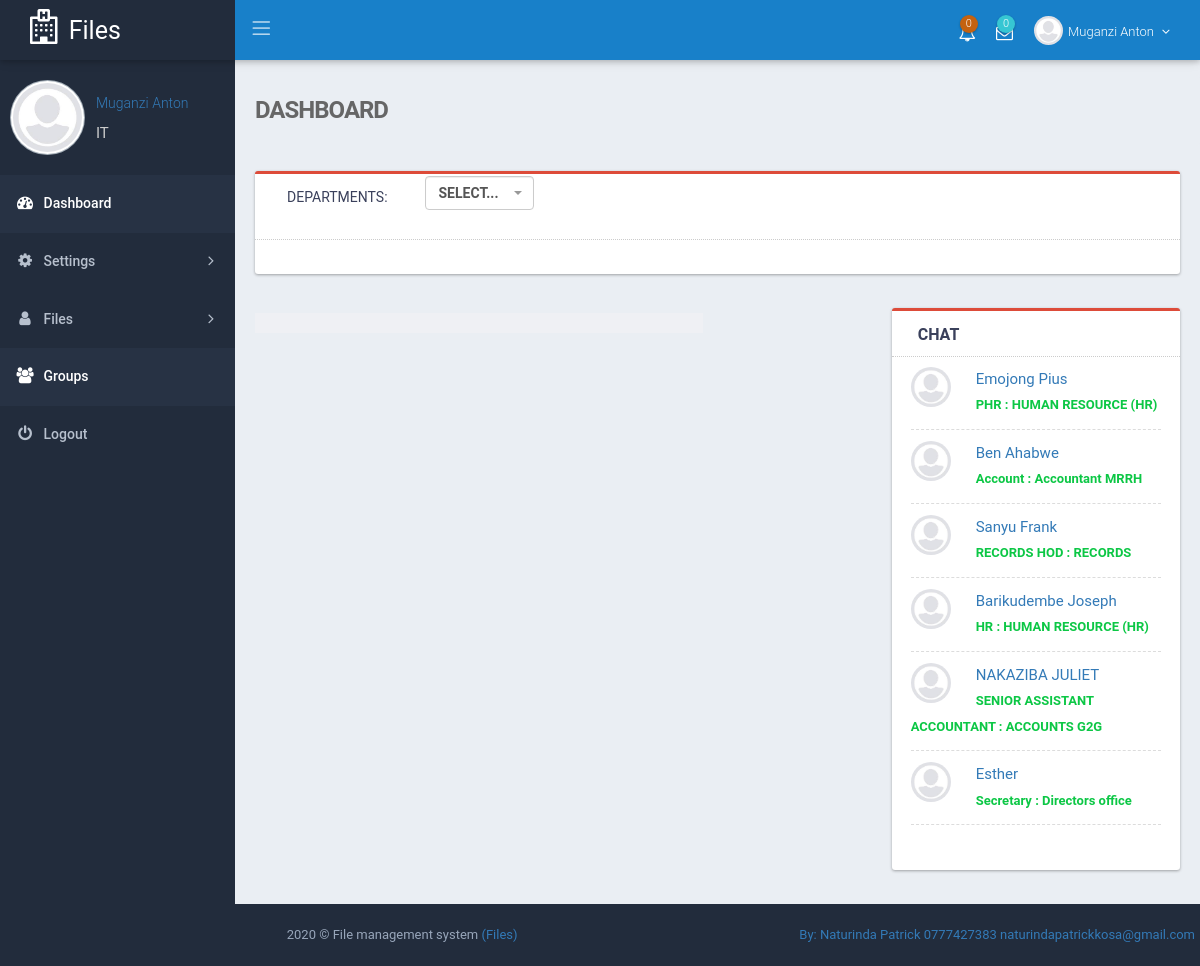
Screenshot of /index.php?page=dashboard (signed in) with the database file from the repository.
### tables this page shows
CREATE TABLE IF NOT EXISTS `staff` (
  `staff_id` int(11) NOT NULL AUTO_INCREMENT,
  `department_id` int(11) DEFAULT NULL,
  `name` text DEFAULT NULL,
  `staff_title` text DEFAULT NULL,
  `user_name` text DEFAULT NULL,
  `password` text DEFAULT NULL,
  `Status` int(11) DEFAULT 1,
  `user_type` text DEFAULT NULL,
  PRIMARY KEY (`staff_id`)
);

### classes/DB.php (called while the page is built, shortened)
<?php
class DB {
    private static $_instance = null;
    private $_pdo,
            $_query,
            $_error = false,
            $_result,
            $_options,
            $_dropQuery,
            $_columnName,
            $_ipNumber = null,
            $_count = 0,
            $_ugxAmount,
            $_grade, $_comment;
    private function __construct() {
        try {
            $this->_pdo = new PDO('mysql:host=' . Config::get('mysql/host') . ';dbname=' . Config::get('mysql/db'), Config::get('mysql/username'), Config::get('mysql/password'));
        } catch (PDOException $exc) {
            die($exc->getMessage());
        }
    }
    public static function getInstance() {
        if (!isset(self::$_instance)) {
            self::$_instance = new DB();
        }
        return self::$_instance;
    }
    public function query($sql, $params = array()) {
        if ($this->_query = $this->_pdo->prepare($sql)) {
            if ($this->_query->execute()) {
                $this->_result = $this->_query->fetchAll(PDO::FETCH_OBJ);
                $this->_count = $this->_query->rowCount();
            } else {
                print_r($this->_query->errorInfo());
                $this->_error = true;
            }
        }
        return $this;
    }
    public function results() {
        return $this->_result;
    }
    public function count() {
        return $this->_count;
    }
    public function checkRows($sql) {
        $this->_query = $this->query($sql);
        if ($this->count() > 0) {
            return TRUE;
        } else {
            return FALSE;
        }
    }
    public function querySample($sql) {
        if ($this->_query = $this->_pdo->prepare($sql)) {
            if ($this->_query->execute()) {
                $this->_result = $this->_query->fetchAll(PDO::FETCH_OBJ);
                $this->_count = $this->_query->rowCount();
            } else {
                print_r($this->_query->errorInfo());
                $this->_error = true;
            }
        }
        return $this->_result;
    }
    public function displayTableColumnValue($sql, $tbl_col_name) {
        $this->_columnName = "";
        $this->_query = $this->query($sql);
        foreach ($this->_query->results() as $result) {
            $this->_columnName = $result->$tbl_col_name;
        }
        return $this->_columnName;
    }
}
?>

### core/init.php (called while the page is built, shortened)
<?php
spl_autoload_register(function($class) {
    if (file_exists('classes/' . $class . '.php')) {
        return TRUE;
    }
    return FALSE;
});
?>

### classes/Config.php (called while the page is built)
<?php
class Config{
    public static function get($path=null){
        if($path){
            $config=$GLOBALS['config'];
            $path =  explode('/', $path);
            foreach ($path as $bit)
            {
                if(isset($config[$bit]))
                {
                    $config=$config[$bit];
                }
            }
            return $config;
        }
        return false;
    }
}
?>

### pages/dashboard.php (the view, shortened to what this page needs)
<!DOCTYPE html>
<html lang="en">
    <head>
        <?php include_once 'includes/header_css.php'; ?>
    </head>
    <body class="page-header-fixed sidemenu-closed-hidelogo page-content-white page-md header-blue" onload="notification();" >
        <div class="page-wrapper">
            <?php include_once 'includes/header_menu.php'; ?>
            <div class="page-container">
                <?php
                include_once 'includes/side_menu.php';
                ?>
                <div class="page-content-wrapper">
                    <div class="page-content">
                        <div class="page-bar">
                            <div class="page-title-breadcrumb">
                                <div class=" pull-left">
                                    <div class="page-title">Dashboard</div>
                                </div>
                            </div>
                        </div>
                        <?php
                        $hiddenclass = "hidden";
                        if ((isset($_SESSION['user_type']) && $_SESSION['user_type'] != "Admin") && !isset($_SESSION['immergencepassword'])) {
                            $hiddenclass = "hidden";
                        } else {
                            $hiddenclass = "";
                        }
                        ?>
                        <div id="printable">
                            <div class="row">
                                <div class="col-md-12 ">
                                    <div class="card card-topline-red <?php echo $hiddenclass ?>">
                                        <div class="card-head">
                                            <div class="form-group col-md-4">
                                                <label class="control-label col-md-6">Departments:</label>
                                                <div class="col-md-6">
                                                        <?php
                                                        $departmentList = DB::getInstance()->querySample("SELECT * FROM department WHERE Status=1");
                                                        ?>
                                                </div>
                                            </div>
                                        </div>
                                        <div class="card-body " id="chartjs_polar_parent">
                                        </div>
                                    </div>
                                </div>
                            </div>
                            <div class="row">
                                <div class="col-sm-6 col-sm-12" >
                                    <div class="chat-txt-form ">
                                    </div>
                                </div>
                                <?php
                                $staff_idd = $_SESSION['staff_id'];
                                $queryStaff = 'SELECT * FROM staff WHERE Status=1 and staff_id!="' . $staff_idd . '" ORDER BY staff_id desc ' . $limit;
                                if (DB::getInstance()->checkRows($queryStaff)) {
                                    ?>
                                    <div class="col-md-4 col-sm-12 pull-right">
                                        <div class="card  card-topline-red">
                                            <div class="card-head">
                                                <header>Chat</header>
                                            </div>
                                            <div id="divtoreload" class="card-body no-padding height-9">
                                                <div class="row">
                                                    <ul class="docListWindow">
                                                        <?php
                                                        $data_got = DB::getInstance()->querySample($queryStaff);
                                                        foreach ($data_got as $staff) {
                                                            ?>
                                                            <li onclick="messaging('<?php echo $staff->staff_id; ?>');">
                                                                <div class="prog-avatar">
                                                                    <img src="images/default.jpg" alt="" width="40" height="40">
                                                                </div>
                                                                <div class="details">
                                                                    <div class="title">
                                                                        <a ><?php echo $staff->name; ?></a>
                                                                    </div>
                                                                    <div>
                                                                        <span class="clsAvailable"><?php echo $staff->staff_title; ?> : <?php echo DB::getInstance()->displayTableColumnValue("select department_name from department where id='$staff->department_id' ", "department_name"); ?></span>
                                                                    </div>
                                                                </div>
                                                            </li>
                                                            <?php
                                                        }
                                                        ?>
                                                    </ul>
                                                </div>
                                            </div>
                                        </div>
                                    </div>
                                    <?php
                                } else {
                                    echo '<div class="alert alert-danger">No staff registered</div>';
                                }
                                ?>
                            </div>
                        </div>
                    </div>
                </div>
            </div>
            <?php include_once 'includes/footer.php'; ?>
        </div>
    </body>
</html>

### css/style.css (style rules this page uses)
ul.docListWindow { list-style-type: none; padding: 0 10px; }
ul.docListWindow li { display: inline-block; width: 100%; border-bottom: 1px dashed #dcdcdc; margin-bottom: 11px; padding-bottom: 11px; }
ul.docListWindow li .prog-avatar { width: 40px; height: 40px; float: left; margin-right: 25px; }
ul.docListWindow li .prog-avatar img { width: 100%; border-radius: 50%; -webkit-border-radius: 50%; }
* { -webkit-box-sizing: border-box; -moz-box-sizing: border-box; box-sizing: border-box; }
.form-group { margin-bottom: 15px; }
.clsAvailable { color: #0cc745; font-size: 13px; font-weight: 600; }

### css/responsive.css (style rules this page uses)
@media (min-width:992px) { .page-content-wrapper { float: left; width: 100% } }
@media (min-width:992px) { .page-content-wrapper .page-content { margin-left: 235px; margin-top: 0; min-height: 600px; padding: 25px 20px 10px } }

### rows the page displays
staff: name "Emojong Pius", staff_title "PHR", department_id "HUMAN RESOURCE (HR)"
staff: name "Ben Ahabwe", staff_title "Account", department_id "Accountant MRRH"
staff: name "Sanyu Frank", staff_title "RECORDS HOD", department_id "RECORDS"
staff: name "Barikudembe Joseph", staff_title "HR", department_id "HUMAN RESOURCE (HR)"
staff: name "NAKAZIBA JULIET", staff_title "SENIOR ASSISTANT ACCOUNTANT", department_id "ACCOUNTS G2G"
staff: name "Esther", staff_title "Secretary", department_id "Directors office"

### other values shown
$HOSPITAL_NAME_ABREV "Files"
$_SESSION['staff_names'] "Muganzi Anton"
$company_name "File management system"
